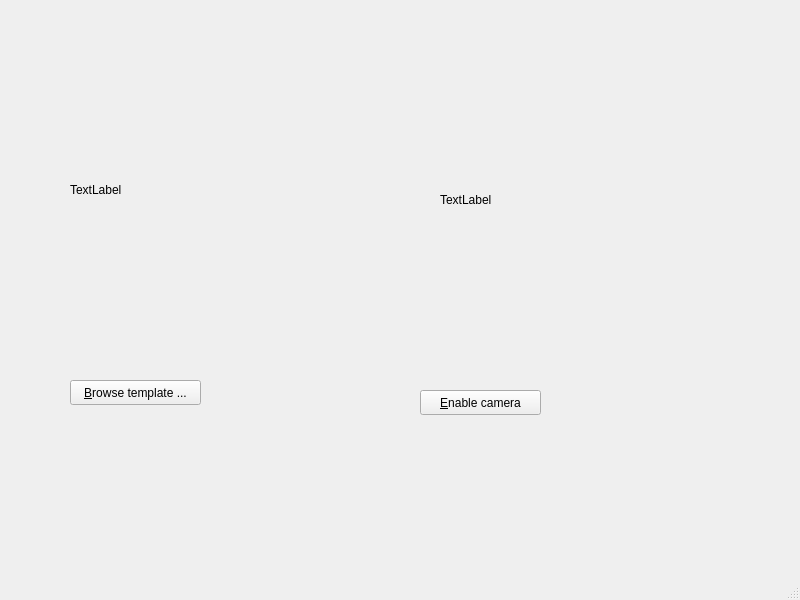
<?xml version="1.0" encoding="UTF-8"?>
<ui version="4.0">
 <class>MainWindow</class>
 <widget class="QMainWindow" name="MainWindow">
  <property name="geometry">
   <rect>
    <x>0</x>
    <y>0</y>
    <width>800</width>
    <height>600</height>
   </rect>
  </property>
  <property name="windowTitle">
   <string>SIFT demo</string>
  </property>
  <widget class="QWidget" name="centralwidget">
   <widget class="QPushButton" name="browse_button">
    <property name="geometry">
     <rect>
      <x>70</x>
      <y>380</y>
      <width>131</width>
      <height>25</height>
     </rect>
    </property>
    <property name="text">
     <string>&amp;Browse template ...</string>
    </property>
   </widget>
   <widget class="QPushButton" name="toggle_cam_button">
    <property name="geometry">
     <rect>
      <x>420</x>
      <y>390</y>
      <width>121</width>
      <height>25</height>
     </rect>
    </property>
    <property name="text">
     <string>&amp;Enable camera</string>
    </property>
   </widget>
   <widget class="QLabel" name="template_label">
    <property name="geometry">
     <rect>
      <x>70</x>
      <y>70</y>
      <width>320</width>
      <height>240</height>
     </rect>
    </property>
    <property name="text">
     <string>TextLabel</string>
    </property>
   </widget>
   <widget class="QLabel" name="live_image_label">
    <property name="geometry">
     <rect>
      <x>440</x>
      <y>80</y>
      <width>320</width>
      <height>240</height>
     </rect>
    </property>
    <property name="text">
     <string>TextLabel</string>
    </property>
   </widget>
  </widget>
  <widget class="QMenuBar" name="menubar">
   <property name="geometry">
    <rect>
     <x>0</x>
     <y>0</y>
     <width>800</width>
     <height>22</height>
    </rect>
   </property>
  </widget>
  <widget class="QStatusBar" name="statusbar"/>
 </widget>
 <resources/>
 <connections/>
</ui>
